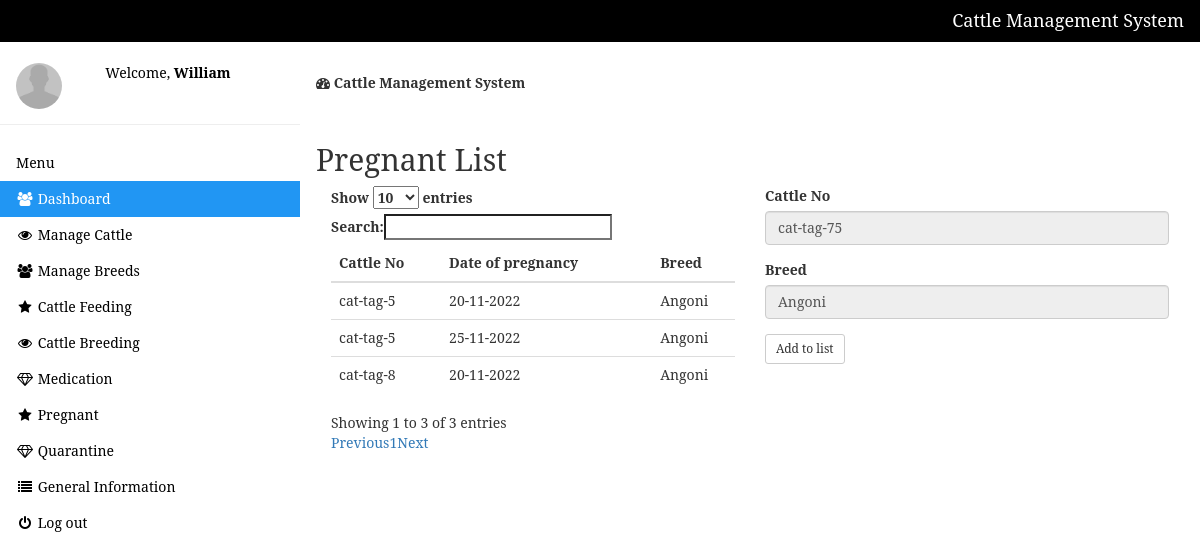
Screenshot of /pregnant.php?id=2 (signed in) with the database file from the repository.
### tables this page shows
CREATE TABLE `pregnant` (
  `id` int NOT NULL,
  `cattle_no` varchar(50) NOT NULL,
  `date` varchar(10) NOT NULL,
  `breed` varchar(50) NOT NULL
);

CREATE TABLE `cattles` (
  `id` int NOT NULL,
  `cattleno` varchar(255) NOT NULL,
  `breed_id` int NOT NULL,
  `weight` varchar(10) NOT NULL,
  `img` varchar(255) NOT NULL,
  `gender` varchar(10) NOT NULL,
  `arrived` varchar(10) NOT NULL,
  `remark` text NOT NULL,
  `health_status` varchar(50) NOT NULL
);

CREATE TABLE `breed` (
  `id` int NOT NULL,
  `name` varchar(255) NOT NULL
);

### pregnant.php (the view, shortened to what this page needs)
<?php include 'setting/system.php'; ?>
<?php include 'theme/head.php'; ?>
<?php include 'theme/sidebar.php'; ?>
<?php
 if(!$_GET['id'] OR empty($_GET['id']) OR $_GET['id'] == '')
 {
 	header('location: manage-cattle.php');
 }else{
 	$cattleno = $bname = $b_id = $health = "";
 	$id = (int)$_GET['id'];
 	$query = $db->query("SELECT * FROM cattles WHERE id = '$id' ");
 	$fetchObj = $query->fetchAll(PDO::FETCH_OBJ);
 	foreach($fetchObj as $obj){
       $cattle_no = $obj->cattleno;
	   $b_id = $obj->breed_id;
	     $k = $db->query("SELECT * FROM breed WHERE id = '$b_id' ");
       	 $ks = $k->fetchAll(PDO::FETCH_OBJ);
       	 foreach ($ks as $r) {
       	 	$bname = $r->name;
       	 }
 	}
 }
?>
<div class="w3-main" style="margin-left:300px;margin-top:43px;">
  <header class="w3-container" style="padding-top:22px">
    <h5><b><i class="fa fa-dashboard"></i> Cattle Management System</b></h5>
  </header>
 <div class="w3-container" style="padding-top:22px">
	 <div class="w3-row">
	 	<h2>Pregnant List</h2>
	 	<div class="col-md-6">
	 		<table class="table table-hover" id="table">
	 			<thead>
	 				<tr>
	 					<th>Cattle No</th>
	 					<th>Date of pregnancy</th>
	 					<th>Breed</th>
	 				</tr>
	 			</thead>
	 			<tbody>
	 				<?php
	 				$get = $db->query("SELECT * FROM pregnant");
	 				$res = $get->fetchAll(PDO::FETCH_OBJ);
	 				foreach($res as $n){ ?>
                         <tr>
                         	<td> <?php echo $n->cattle_no; ?> </td>
                         	<td>  <?php echo $n->date; ?> </td>
                         	<td><?php echo $n->breed; ?> </td>
                         </tr>
	 				<?php }
	 				?>
	 			</tbody>
	 		</table>
	 	</div>
	 	<div class="col-md-6">
	 		<form role='form' method="post">
	 			<div class="form-group">
	 				<label class="control-label">Cattle No</label>
	 				<input type="text" name="cattle_no" readonly="on" class="form-control" value="<?php echo $cattle_no; ?>">
	 			</div>
	 			<div class="form-group">
	 				<label class="control-label">Breed</label>
	 				<input type="text" name="breed" readonly="on" class="form-control" value="<?php echo $bname; ?>">
	 			</div>
	 			<button name="submit" type="submit" class="btn btn-sm  btn-default">Add to list</button>
	 		</form>
	 	</div>
	 </div>
</div>
</div>

### theme/head.php (style rules this page uses)
body { font-family: 'Serif'; background-color: #FFFFFF; }

### rows the page displays
pregnant: cattle_no "cat-tag-5", date "20-11-2022", breed "Angoni"
pregnant: cattle_no "cat-tag-8", date "20-11-2022", breed "Angoni"
pregnant: cattle_no "cat-tag-5", date "25-11-2022", breed "Angoni"
cattles: cattle_no "cat-tag-75"
breed: breed "Angoni"

### other values shown
NAME_ "Cattle Management System"
$_SESSION['user'] "William"
